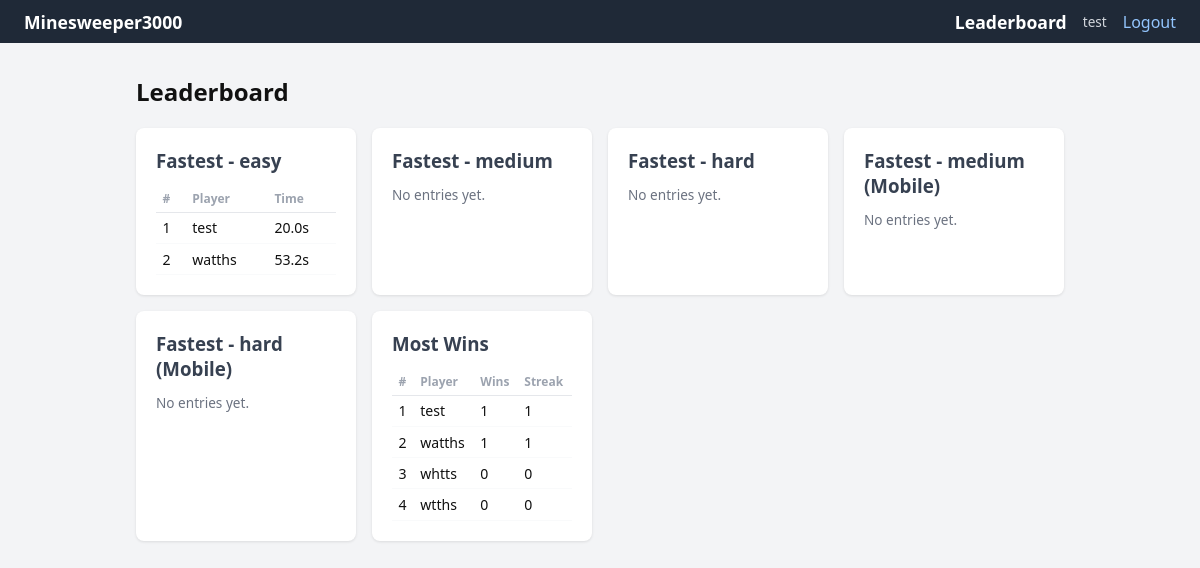
The page /leaderboard (signed in) on the database its author committed.
### models.py (models this page shows)
class User(SQLModel, table=True):
    id: int | None = Field(default = None, primary_key=True)
    name: str
    password: str

class BestTime(SQLModel, table=True):
    id: int = Field(default=None, primary_key=True)
    user_id: int = Field(foreign_key="user.id")
    difficulty: str
    time_seconds: float

class UserStats(SQLModel, table=True):
    id: int = Field(default=None, primary_key=True)
    user_id: int = Field(foreign_key="user.id", unique=True)
    games_won: int = Field(default=0)
    games_lost: int = Field(default=0)
    current_streak: int = Field(default=0)
    best_streak: int = Field(default=0)

### main.py (the view)
@app.get("/leaderboard", response_class=HTMLResponse)
async def leaderboard(request: Request, user: User = Depends(get_active_user), session: Session = Depends(get_session)):
    if not user:
        return RedirectResponse("/login")
    best_times = {}
    for diff in ["easy", "medium", "hard", "medium (Mobile)", "hard (Mobile)"]:
        rows = session.exec(select(BestTime, User).join(User, BestTime.user_id == User.id).where(BestTime.difficulty == diff).order_by(BestTime.time_seconds)).all()
        seen = {}
        for bt, u in rows:
            if u.name not in seen:
                seen[u.name] = round(bt.time_seconds, 1)
        best_times[diff] = list(seen.items())[:10]
    most_wins = session.exec(select(UserStats, User).join(User, UserStats.user_id == User.id).order_by(UserStats.games_won.desc())).all()
    return templates.TemplateResponse(request, "leaderboard.html", {
        "user": user,
        "best_times": best_times,
        "most_wins": [(u.name, s.games_won, s.best_streak) for s, u in most_wins[:10]],
    })

### templates/leaderboard.html (shortened to what this page needs)
{% extends "index.html" %}
{% block content %}
<h2>Leaderboard</h2>
<div class="lb-grid">
    {% for diff in ["easy", "medium", "hard", "medium (Mobile)", "hard (Mobile)"] %}
    <section class="card">
        <h3>Fastest - {{ diff }}</h3>
        {% if best_times[diff] %}
        <table class="lb-table">
        <tr><th>#</th><th>Player</th><th>Time</th></tr>
        {% for name, secs in best_times[diff] %}
        <tr>
            <td>{{ loop.index }}</td><td>{{ name }}</td><td>{{ secs }}s</td>
        </tr>
        {% endfor %}
        </table>
        {% else %}
        <p class="hint">No entries yet.</p>
        {% endif %}
    </section>
    {% endfor %}
    <section class="card">
        <h3>Most Wins</h3>
        {% if most_wins %}
        <table class="lb-table">
        <tr><th>#</th><th>Player</th><th>Wins</th><th>Streak</th></tr>
        {% for name, wins, streak in most_wins %}
        <tr>
        <td>{{ loop.index }}</td><td>{{ name }}</td><td>{{ wins }}</td><td>{{ streak }}</td>
        </tr>
        {% endfor %}
        </table>
        {% else %}
        <p class="hint">No data yet.</p>
        {% endif %}
    </section>
</div>
{% endblock %}

### templates/index.html (shortened to what this page needs)
<!DOCTYPE html>
<html lang="pt-br">
    <head>
        <link rel="stylesheet" href="/static/style.css">
    </head>
    <body>
        <nav>
        <a href="/">Minesweeper3000</a>
        {% if user %}
        <div class="nav-right">
            <a href="/leaderboard">Leaderboard</a>
            <span class="nav-user">{{ user.name }}</span>
            <a href="/logout">Logout</a>
        </div>
        {% endif %}
        </nav>
        <main id="main">
            {% block content %}{% endblock %}
        </main>
    </body>
</html>

### static/style.css (style rules this page uses)
*, *::before, *::after { box-sizing: border-box; margin: 0; padding: 0; }
body { font-family: system-ui, sans-serif; background: #f3f4f6; color: #111; }
nav { background: #1f2937; color: white; padding: .6rem 1.5rem; display: flex; justify-content: space-between; align-items: center; flex-wrap: wrap; gap: .5rem; }
nav a { color: #93c5fd; text-decoration: none; }
nav a:first-child { color: white; font-weight: 700; font-size: 1.1rem; }
.nav-right { display: flex; gap: 1rem; align-items: center; }
.nav-user { color: #d1d5db; font-size: .85rem; }
#main { max-width: 960px; margin: 2rem auto; padding: 0 1rem; }
h2 { margin-bottom: 1.25rem; }
h3 { margin-bottom: .75rem; color: #374151; }
.hint { font-size: .85rem; color: #6b7280; margin-bottom: 1rem; }
.card { background: white; border-radius: 8px; padding: 1.25rem; box-shadow: 0 1px 3px rgba(0,0,0,.1); }
.lb-grid { display: grid; grid-template-columns: repeat(auto-fit, minmax(200px,1fr)); gap: 1rem; }
.lb-table { width: 100%; border-collapse: collapse; }
.lb-table th { font-size: .75rem; color: #9ca3af; text-align: left; padding: .3rem .4rem; border-bottom: 1px solid #e5e7eb; }
.lb-table td { padding: .35rem .4rem; border-bottom: 1px solid #f9fafb; font-size: .88rem; }

### rows shown on the page
User: name "test", secs "20.0", id "1"
BestTime: name "watths", secs "53.2", wins "1", streak "1"
UserStats: name "whtts", wins "0", streak "0"
UserStats: name "wtths", wins "0", streak "0"

### other values the page prints
{{ diff }} "easy" "medium" "hard" "medium (Mobile)" "hard (Mobile)"
